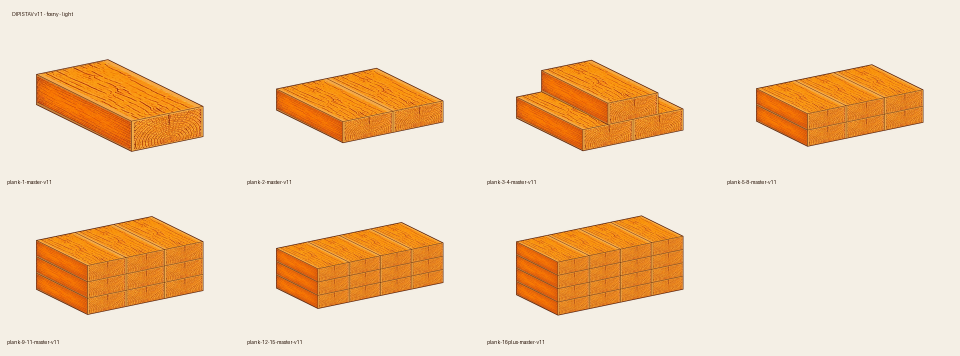
#> input picture Obrázek Codex 13. 8. 2026 18_29_15.png, 1920 x 712 px, given in place of page-1.png, which was not available (shown at 1/2 size)
$ python pallet_runtime_qa.py --source-dir .. --output out.png
#> lines starting #> are read from the running program, lines starting #| are printed output that depends on the picture; pictures that were not available may be replaced by others from this repository, and a replacement may not be noted
#!/usr/bin/env python3
"""Build a review sheet from browser-captured modular-pallet runtime scenes."""

from __future__ import annotations

import argparse
import math
from pathlib import Path

from PIL import Image, ImageDraw


QUANTITIES = (1, 2, 3, 5, 9, 12, 16)


def build_sheet(source_dir: Path, output: Path, crop: tuple[int, int, int, int]) -> None:
#> called with crop = (83, 461, 517, 392)
    cell = (560, 520)
    columns = 4
    rows = math.ceil(len(QUANTITIES) / columns)
    sheet = Image.new("RGB", (cell[0] * columns, cell[1] * rows + 64), "#F8F1E5")
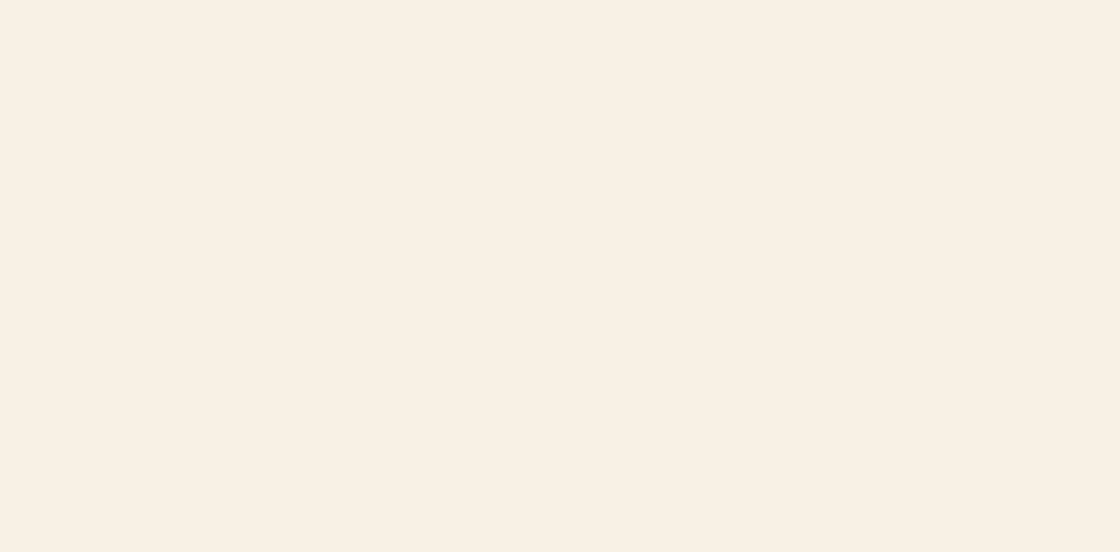
#> sheet: PIL image 2240x1104 RGB (shown at 1/2 size); mean R, G, B 248, 241, 229
    draw = ImageDraw.Draw(sheet)
    draw.text((20, 22), "Modular pallet - runtime QA", fill="#2B2118")
    left, top, width, height = crop

    for index, quantity in enumerate(QUANTITIES):
        page = Image.open(source_dir / f"page-{quantity}.png").convert("RGB")
#> page is the input picture: PIL image 1920x712 RGB; mean R, G, B 239.7, 214.6, 185.6
        preview = page.crop((left, top, left + width, top + height))
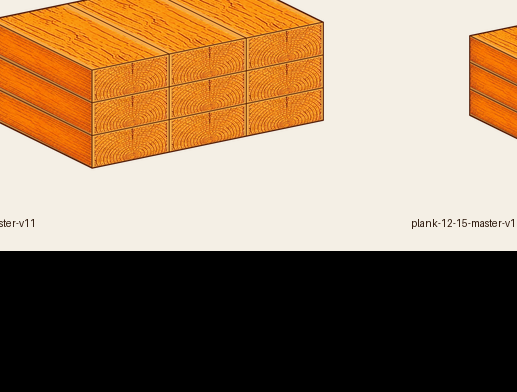
#> preview: PIL image 517x392 RGB; mean R, G, B 151.1, 124.3, 96.2
        x = index % columns * cell[0] + (cell[0] - preview.width) // 2
#> x = 21
        y = 64 + index // columns * cell[1] + 10
        sheet.paste(preview, (x, y))
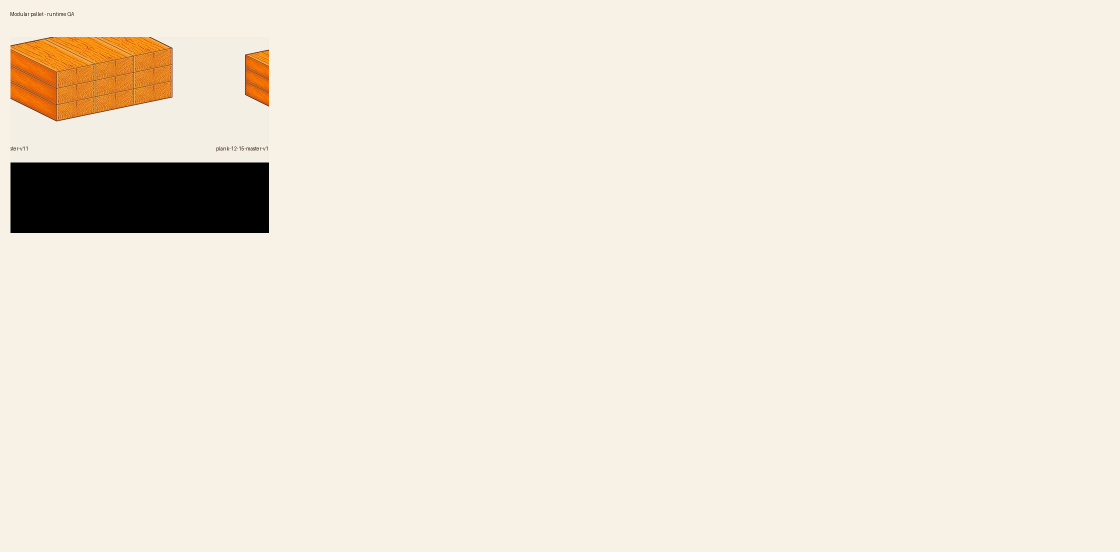
#> sheet: PIL image 2240x1104 RGB (shown at 1/2 size); mean R, G, B 240, 231.4, 218.1
        label = (
            f"{quantity} baleni"
            + (" -> 6 pallets (4 ground + 2 directly supported)" if quantity == 5 else "")
        )
        draw.text((index % columns * cell[0] + 18, y + preview.height + 10), label, fill="#2B2118")
#> pass 2 of the loop in build_sheet, `for index, quantity in enumerate(QUANTITIES):`:
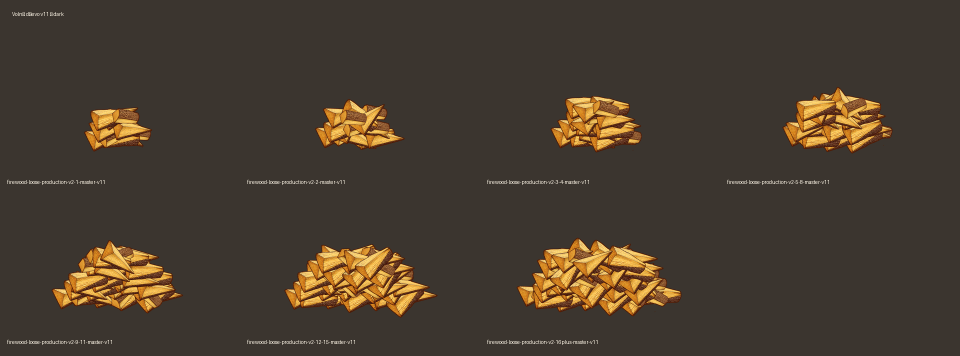
#> input picture Obrázek Codex 21. 8. 2026 00_08_22.png, 1920 x 712 px, given in place of page-2.png, which was not available (shown at 1/2 size)
#> in build_sheet, page is the input picture: PIL image 1920x712 RGB; mean R, G, B 71, 60, 47.6
#> in build_sheet, `preview = page.crop((left, top, left + width, top + height))`:
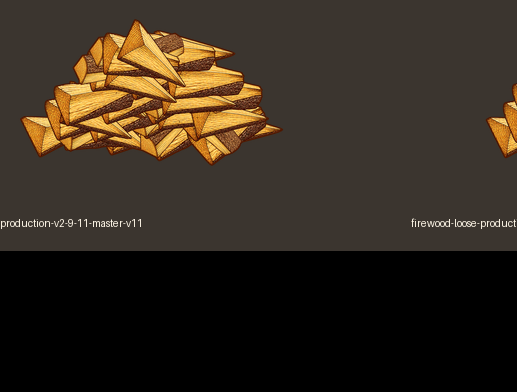
#> preview: PIL image 517x392 RGB; mean R, G, B 51.6, 41.9, 30.6
#> in build_sheet, `sheet.paste(preview, (x, y))`:
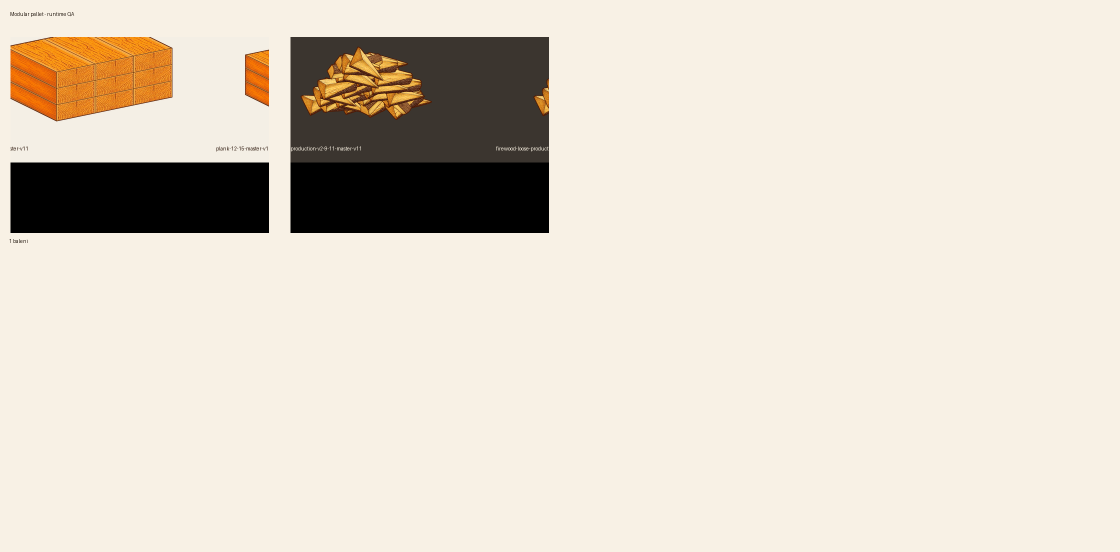
#> sheet: PIL image 2240x1104 RGB (shown at 1/2 size); mean R, G, B 223.9, 215.1, 201.8

    output.parent.mkdir(parents=True, exist_ok=True)
    sheet.save(output)


if __name__ == "__main__":
    parser = argparse.ArgumentParser()
    parser.add_argument("--source-dir", type=Path, required=True)
    parser.add_argument("--output", type=Path, required=True)
    parser.add_argument("--crop", default="83,461,517,392")
    arguments = parser.parse_args()
    crop_values = tuple(int(value) for value in arguments.crop.split(","))
    if len(crop_values) != 4:
        parser.error("--crop must be left,top,width,height")
#> (the run stopped early here; a loop or call above may not have finished)
